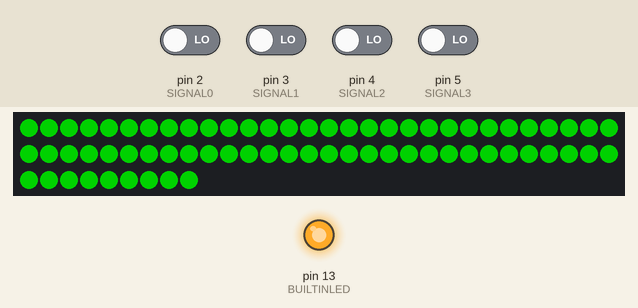
This sketch was run on a simulated Arduino Uno, built with avr-gcc and run on an emulated ATmega328P. On the bench: 69 RGB LEDs in strip order, left to right, continuing on the next row, output pins drawn as LEDs (lit = HIGH). Inputs (shaded band) come from the test bench; at power-on: pin 2 (SIGNAL0), pin 3 (SIGNAL1), pin 4 (SIGNAL2), pin 5 (SIGNAL3) LOW. Dim RGB values are drawn brighter than linear.

Above: at 1.2 s.
1.3 s: pin 2 (SIGNAL0) driven HIGH and pin 3 (SIGNAL1) driven HIGH and pin 4 (SIGNAL2) driven HIGH and pin 5 (SIGNAL3) driven HIGH
At 2.2 s:
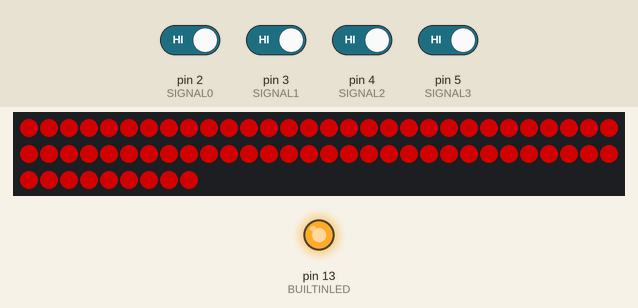
2.8 s: pin 2 (SIGNAL0) driven LOW
At 3.5 s:
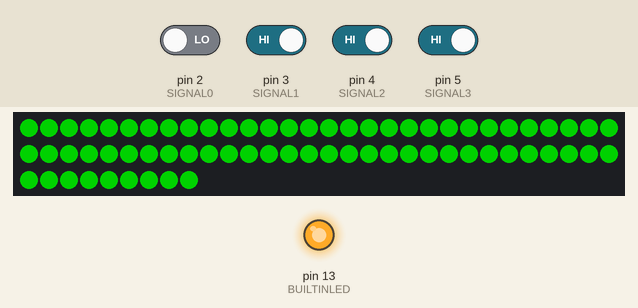
4.3 s: pin 2 (SIGNAL0) driven HIGH
At 4.6 s:
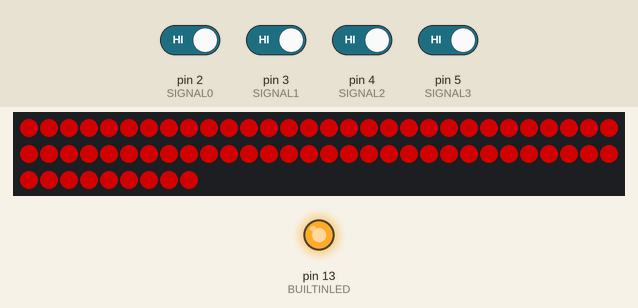
Timing chart, 0 to 7.3 s (numbered marks = the images above; inputs shaded):
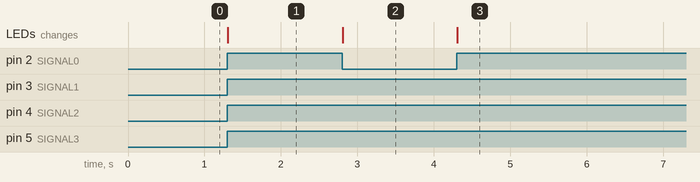

The sketch:

test.ino
```cpp
/*
 * DeepSpace FIRST Robotics Competition (2019)
 * Team 1939 Barstow Kuhnigits Lighting Program
 * Lancelot
 *
 * Hardware configuration leverages an Arduino microcontroller.
 * Commands are sent to the via four digital signal pins from the a National Instruments
 * RoboRIO controller.  This provides sixteen different program settings.
 */

#include <Adafruit_NeoPixel.h>
//Test Commit by Sola
// Implementation specific settings

#define SIGNAL0        2  // Pin used for first (least significant) command bit
#define SIGNAL1        3  // Pin used for second command bit
#define SIGNAL2        4  // Pin used for third command bit
#define SIGNAL3        5  // Pin used for last (most significant) command bit
#define BUILTINLED    13  // Pin assigned to the built-in LED on the Teensy
#define PIN            6  // Pin to use to talk to the NeoPixel Strip

#define BRIGHTNESS   120  // Default brightness level
#define FULLBRIGHT   255  // Full on

#define NUMPIXELS     69  // Number of pixels in strip
#define FLASHDELAY   200  // Time width of flash (on and off time equal)

// Color definitions RGB strand (as opposed to RGBW strands)
//
// These values are in hex with three two-byte groups, i.e. 0xAABBCC where 'AA', 'BB', and 'CC' are
// each color value ranging from 0x00 to 0xFF.  Note that the "0x" prefix tells the compiler that
// what follows is a number in hexadecimal format.
//
// TODO:  The strand is really GRB, not RGB.  So, these definitions may in fact be incorrect and
//        need to be adjusted.  They may have looked okay at Sedalia because we were only using
//        two and the pin logic is backwards.  It will become apparent as more states are played with

#define COLOR_BLACK  0x000000
#define COLOR_RED    0xFF0000
#define COLOR_ORANGE 0xFF7F00
#define COLOR_YELLOW 0xFFFF00
#define COLOR_GREEN  0x00FF00
#define COLOR_BLUE   0x0000FF
#define COLOR_INDIGO 0x4B0082
#define COLOR_VIOLET 0xEE82EE
#define COLOR_PINK   0xFFCCCC
#define COLOR_WHITE  0xFFFFFF

// Variables

bool     sPin1;          // Boolean values for pin settings
bool     sPin2;
bool     sPin3;
bool     sPin4;

// Initialize NeoPixel Library

// Parameter 1 = number of pixels in strip
// Parameter 2 = Arduino pin number (most are valid)
// Parameter 3 = pixel type flags, add together as needed:
//   NEO_KHZ800  800 KHz bitstream (most NeoPixel products w/WS2812 LEDs)
//   NEO_KHZ400  400 KHz (classic 'v1' (not v2) FLORA pixels, WS2811 drivers)
//   NEO_GRB     Pixels are wired for GRB bitstream (most NeoPixel products)
//   NEO_RGB     Pixels are wired for RGB bitstream (v1 FLORA pixels, not v2)
//   NEO_RGBW    Pixels are wired for RGBW bitstream (NeoPixel RGBW products)

Adafruit_NeoPixel pixels = Adafruit_NeoPixel(NUMPIXELS, PIN, NEO_GRB + NEO_KHZ800);

// setup() - Arduino Setup (this function runs one time when the Arduino is either powered on or reset)

void setup() {

  // Tell the Arduino which pins are outputs and which are inputs
  // (The Neopixel library takes care of the Neopixel pin)

  pinMode(BUILTINLED, OUTPUT);
  pinMode(SIGNAL0,    INPUT);
  pinMode(SIGNAL1,    INPUT);
  pinMode(SIGNAL2,    INPUT);
  pinMode(SIGNAL3,    INPUT);

  // Configure the Neopixel

  pixels.setBrightness(BRIGHTNESS);
  pixels.begin();
  pixels.show(); // Initializes all pixels to 'off'

  // Turn on the Arduino's lights so we know the Arduino is functional

  digitalWrite(BUILTINLED, HIGH);

}

/*
 * setAPixel() - Set pixel command
 *
 * Note:  This is an overloaded function (look up function overloading).  You can call it with two
 *        parameters (pixel number and color) or you can call it with three parameteres (pixel number,
 *        color, and brightness).  If you call it with only two, the default value in the BRIGHTNESS
 *        constant is used.
 */

void setAPixel(uint16_t pixel, uint32_t color) {
  setAPixel(pixel, color, BRIGHTNESS);
}

void setAPixel(uint16_t pixel, uint32_t color, uint8_t level) {
  pixels.setBrightness(BRIGHTNESS);
  pixels.setPixelColor(pixel, color);
}

// setPixelRange() - Set a range of pixels

void setPixelRange(uint32_t color, uint8_t first, uint8_t last) {
  for (int pixel = first; pixel < last; pixel++)
    setAPixel(pixel, color);
}

// loop() - An infinite loop that the Arduino runs over and over again as fast as it can

void loop() {

  // Read signal pins on the digital port
  //
  // NOTE:  Using boolean variables (sPin1 to sPin4) really are not needed in code this simple.
  //        The reason for them is to make the if-elseif-else chain of if statements needed to
  //        support 16 different states.

  sPin1 = digitalRead(SIGNAL0) == HIGH;
  sPin2 = digitalRead(SIGNAL1) == HIGH;
  sPin3 = digitalRead(SIGNAL2) == HIGH;
  sPin4 = digitalRead(SIGNAL3) == HIGH;

  // This is where the seriese of if-elseif-else code goes to 'decode' the different combinations
  // of the four pin states to pick the color programs.
  //
  // NOTE:  For this simple code, we simply run the color program directly.  In a more complex
  //        program that has special effects what we should have are calls to functions where
  //        each function is the desired effect.

  if (sPin1 && sPin2 && sPin3 && sPin4) {
    setPixelRange(COLOR_RED, 0, NUMPIXELS);
  } else {
    setPixelRange(COLOR_GREEN, 0, NUMPIXELS);
  }

  // Display the new pixel settings

  pixels.show();

} // loop()
```

Measured:
- after the input at 1.3 s, the LEDs: change at once (image 1)
- after the input at 2.8 s, the LEDs: change at once (image 2)
- after the input at 4.3 s, the LEDs: change at once (image 3)
